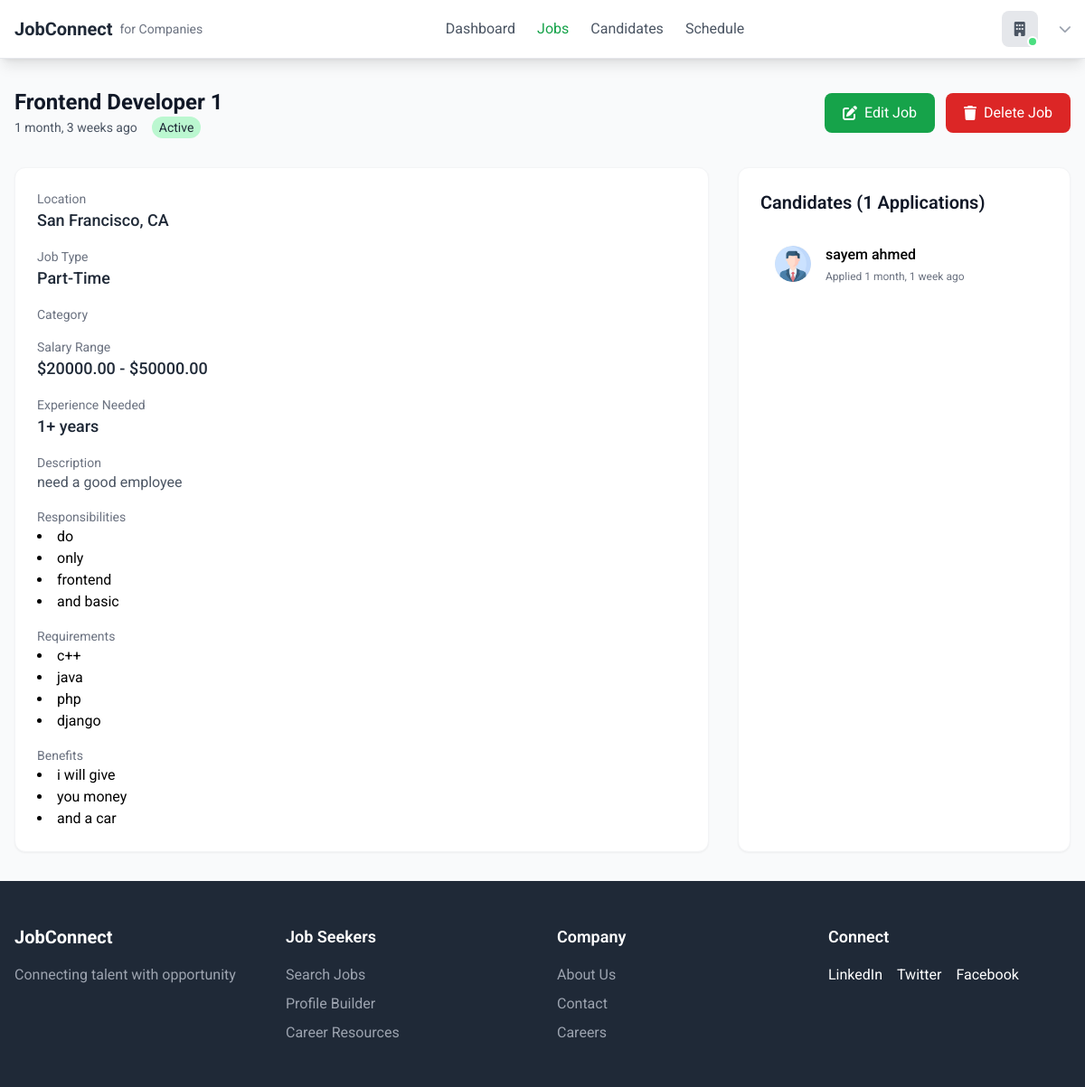
/company/jobs/view/7/, run on an earlier commit of the app's database.
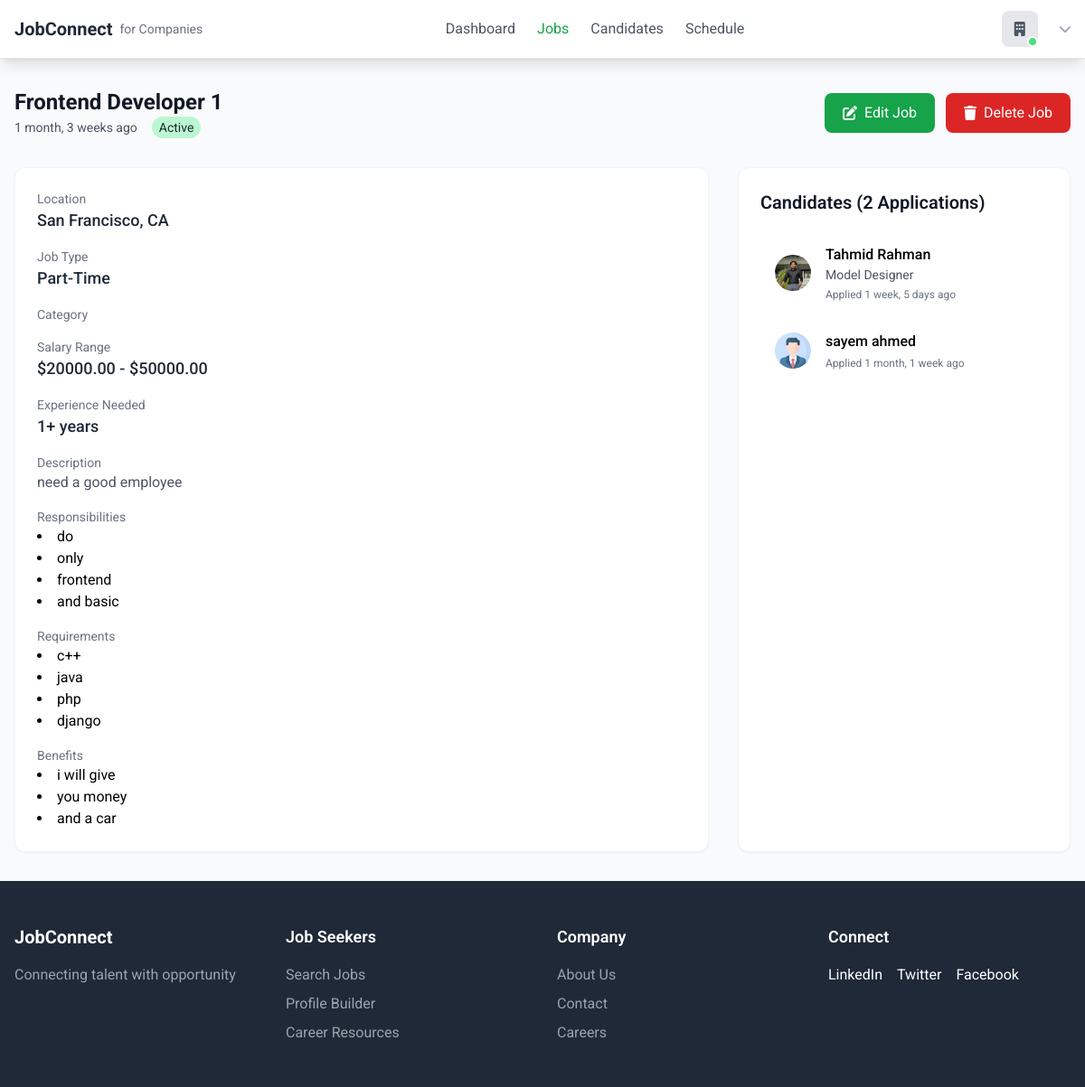
And on a later commit of the database.
### employer/models.py (models this page shows, shortened)
class JobApplication(models.Model):
    application_id = models.AutoField(primary_key=True)
    job = models.ForeignKey('Job', on_delete=models.CASCADE)
    applicant = models.ForeignKey('jobseeker.Profile', on_delete=models.CASCADE)
    resume = models.FileField(upload_to='resumes/', null=True, blank=True)
    applied_date = models.DateTimeField(auto_now_add=True)
    is_selected = models.BooleanField(default=False, null=True, blank=True)
    is_scheduled = models.BooleanField(default=False, null=True, blank=True)
    is_interviewed = models.BooleanField(default=False, null=True, blank=True)

### jobseeker/models.py (models this page shows, shortened)
class Profile(models.Model):
    user = models.OneToOneField(CustomUser, on_delete=models.CASCADE, related_name='profile')
    profile_id = models.AutoField(primary_key=True)
    profile_picture = models.ImageField(upload_to='profile_pics/', blank=True, null=True,default='profile_pics/profile_1.png')
    first_name = models.CharField(max_length=50, blank=True, null=True)
    last_name = models.CharField(max_length=50, blank=True, null=True)
    job_title = models.CharField(max_length=100, blank=True, null=True)
    location = models.CharField(max_length=100, blank=True, null=True)
    about_me = models.TextField( blank=True, null=True)

### employer/views.py (the view)
# urls.py: path('jobs/view/<int:job_id>/', view_job, name='view_job'),
def view_job(request, job_id):
    job = get_object_or_404(Job, job_id=job_id)
    apl_cont = JobApplication.objects.filter(job=job).count()
    applicant = JobApplication.objects.filter(job=job).select_related('applicant').order_by('-applied_date')
    res_list = job.responsibilities.split("\n")
    req_list = job.requirements.split("\n")
    ben_list = job.benefits.split("\n")
    return render(request, 'employee/cmp_job_details.html',
                  {'job': job,'res_list':res_list,'req_list':req_list,
                   'apl_cont':apl_cont,'ben_list':ben_list,'cand_list':applicant})

### static/templates/employee/cmp_job_details.html (shortened to what the changed rows need)
{% extends 'base.html' %}
{% block content %}
<div class="max-w-7xl mx-auto px-4 py-8">
    <div class="flex flex-col md:flex-row justify-between items-start md:items-center mb-8">
        <div class="mb-4 md:mb-0">
            <h1 class="text-2xl font-bold text-gray-900">{{ job.title }}</h1>
        </div>
    </div>
    <div class="grid grid-cols-1 lg:grid-cols-3 gap-8">
        <div class="lg:col-span-2 bg-white rounded-xl shadow-sm border border-gray-100 p-6">
            <div class="space-y-4">
                <div>
                    <p class="text-gray-600">
                    <ul class="list-disc list-inside">
                        {% for item in res_list%}
                        <li>{{ item }}</li>
                        {% endfor %}
                    </ul>
                    </p>
                </div>
                <div>
                    <p class="text-gray-600">
                    <ul class="list-disc list-inside">
                        {% for item in req_list%}
                        <li>{{ item }}</li>
                        {% endfor %}
                    </ul>
                    </p>
                </div>
                <div>
                    <p class="text-gray-600">
                    <ul class="list-disc list-inside">
                        {% for item in ben_list%}
                        <li>{{ item }}</li>
                        {% endfor %}
                    </ul>
                    </p>
                </div>
            </div>
        </div>
        <div class="bg-white rounded-xl shadow-sm border border-gray-100 p-6">
            <h2 class="text-xl font-semibold text-gray-900 mb-4">Candidates ({{apl_cont}} Applications)</h2>
            <div class="overflow-y-auto max-h-[calc(100vh-300px)]">
                {% for cand in cand_list %}
                <a href="{% url 'employer:view_resume' cand.application_id %}"
                    class="flex items-center space-x-4 p-4 hover:bg-gray-50 rounded-lg cursor-pointer">
                    <div
                        class="h-10 w-10 rounded-full bg-gray-200 flex items-center justify-center object-cover overflow-hidden">
                        <img src="{{ cand.applicant.profile_picture.url }}" alt="Candidate Image">
                    </div>
                    <div class="flex-1">
                        <p class="font-medium hover:underline">
                            {% if cand.applicant.first_name %}
                            {{cand.applicant.first_name}}
                            {% endif %}
                            {% if cand.applicant.last_name %}
                            {{cand.applicant.last_name}}
                            {% endif %}
                        </p>
                        <p class="text-sm text-gray-600">
                            {% if cand.applicant.job_title %}
                            {{ cand.applicant.job_title}}
                            {% endif %}
                        </p>
                        <p class="text-xs text-gray-500 mt-1">Applied {{cand.applied_date|timesince}} ago</p>
                    </div>
                </a>
                {% endfor %}
            </div>
        </div>
    </div>
</div>
{% endblock content %}

What changed in the data, as far as the page shows it:
added JobApplication: applicant.profile_picture (picture), applicant.first_name "Tahmid", applicant.last_name "Rahman", applicant.job_title "Model Designer", applied_date "1 week, 5 days"
Also different on the page:
{{ apl_cont }}: "1" → "2"
